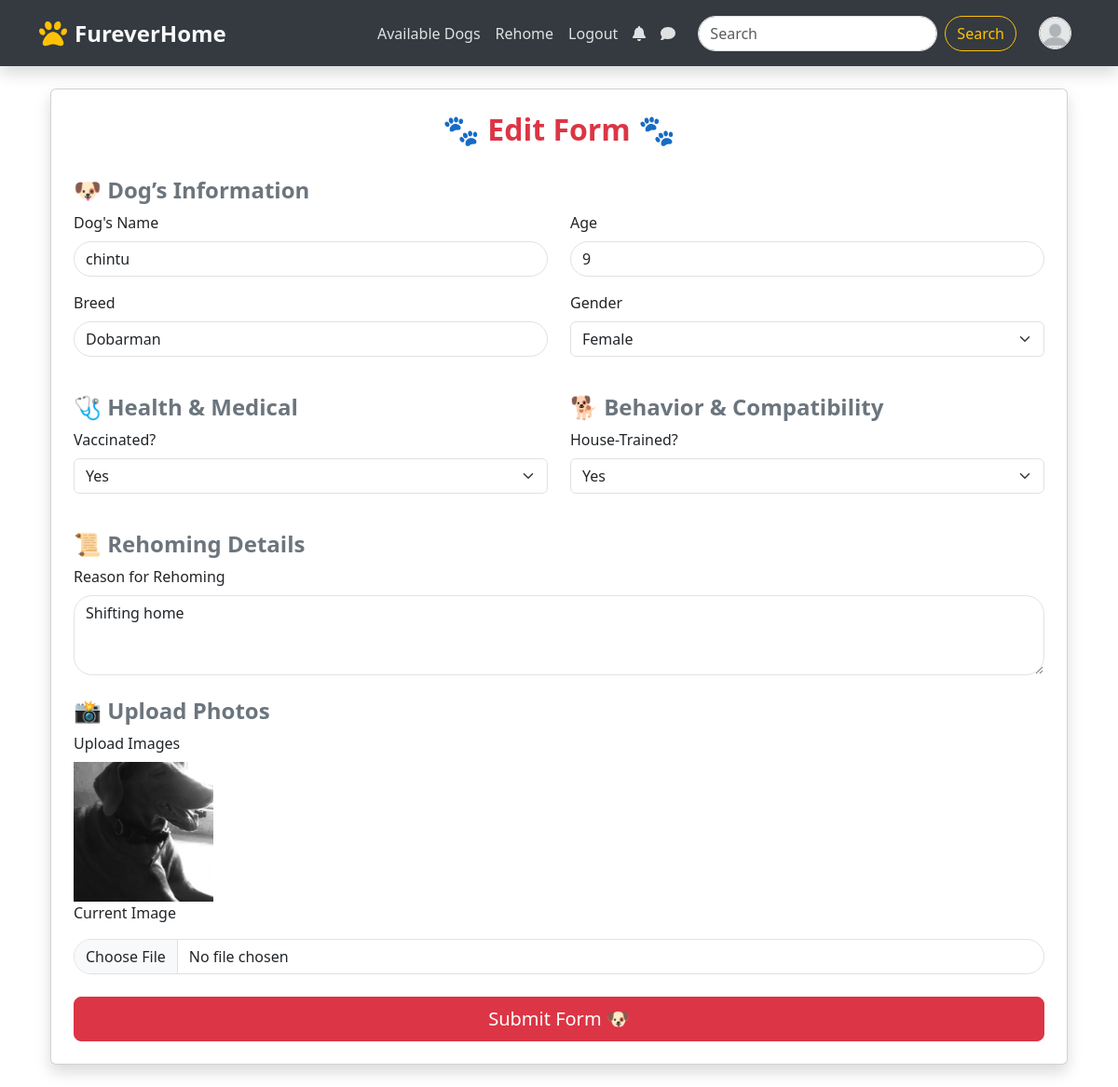
Page /edit/1/ on the committed database.
### dogAdoptionapp/models.py (models this page shows, shortened)
class Dog(models.Model):
    owner = models.ForeignKey(settings.AUTH_USER_MODEL, on_delete=models.CASCADE)
    dog_name = models.CharField(max_length=100)
    age = models.IntegerField()
    breed = models.CharField(max_length=100)
    gender = models.CharField(
        max_length=10,
        choices=[('Male', 'Male'), ('Female', 'Female')]
    )
    vaccinated = models.BooleanField(default=False)
    training = models.BooleanField(default=False)
    reason = models.TextField()
    dog_image = models.ImageField(upload_to="dog_images/", null=True, blank=True)
    is_rehomed = models.BooleanField(default=False)  # Track adoption status
    created_at = models.DateTimeField(auto_now_add=True)  # Store post time
    verification = models.BooleanField(default=False)

### dogAdoptionapp/views.py (the view, shortened to what this page needs)
# urls.py: path('edit/<int:edit_id>/', views.edit),
def edit(request, edit_id):
    a = get_object_or_404(Dog, id=edit_id)
    return render(request, 'edit.html', {'data': a})

### dogAdoptionapp/context_processors.py (called while the page is built)
def notification_counts(request):
    pending_count = 0
    message_count = 0
    if request.user.is_authenticated:
        pending_count = AdoptionRequest.objects.filter(owner=request.user, status="Pending", seen=False).count()
        message_count = Message.objects.filter(recipient=request.user, is_read=False).count()
    return {
        "pending_requests_count": pending_count,
        "new_message_count": message_count,
    }

### template/edit.html (shortened to what this page needs)
{% extends 'mainBase.html' %}
{% load static %}
{% block content %}
<div class="container my-4">
    <div class="card shadow p-4">
        <h2 class="text-center text-danger fw-bold">🐾 Edit Form 🐾</h2>
        <form method="POST" enctype="multipart/form-data">
            <h4 class="mt-4 text-secondary fw-bold">🐶 Dog’s Information</h4>
            <div class="row">
                <div class="col-md-6">
                    <div class="mb-3">
                        <label for="dogName" class="form-label">Dog's Name</label>
                        <input type="text" class="form-control" id="dogName" name="dog_name" value="{{ data.dog_name }}" required>
                    </div>
                    <div class="mb-3">
                        <label for="breed" class="form-label">Breed</label>
                        <input type="text" class="form-control" id="breed" name="breed" value="{{ data.breed }}" required>
                    </div>
                </div>
                <div class="col-md-6">
                    <div class="mb-3">
                        <label for="age" class="form-label">Age</label>
                        <input type="text" class="form-control" id="age" name="age" value="{{ data.age }}" required>
                    </div>
                    <div class="mb-3">
                        <label for="gender" class="form-label">Gender</label>
                        <select class="form-select" id="gender" name="gender">
                            <option {% if data.gender == "Female" %}selected{% endif %}>Female</option>
                        </select>
                    </div>
                </div>
            </div>
            <div class="row">
                <div class="col-md-6">
                    <h4 class="mt-4 text-secondary fw-bold">🩺 Health & Medical</h4>
                    <div class="mb-3">
                        <label for="vaccinated" class="form-label">Vaccinated?</label>
                        <select class="form-select" id="vaccinated" name="vaccinated">
                            <option {% if data.vaccinated == "Yes" %}selected{% endif %}>Yes</option>
                        </select>
                    </div>
                </div>
                <div class="col-md-6">
                    <h4 class="mt-4 text-secondary fw-bold">🐕 Behavior & Compatibility</h4>
                    <div class="mb-3">
                        <label for="training" class="form-label">House-Trained?</label>
                        <select class="form-select" id="training" name="training">
                            <option {% if data.training == "Yes" %}selected{% endif %}>Yes</option>
                        </select>
                    </div>
                </div>
            </div>
            <h4 class="mt-4 text-secondary fw-bold">📜 Rehoming Details</h4>
            <div class="mb-3">
                <label for="reason" class="form-label">Reason for Rehoming</label>
                <textarea class="form-control" id="reason" name="reason" rows="3" required>{{ data.reason }}</textarea>
            </div>
            <h4 class="mt-4 text-secondary fw-bold">📸 Upload Photos</h4>
            <div class="mb-3">
                <label for="dogImage" class="form-label">Upload Images</label>
                {% if data.dog_image %}
                    <div class="mb-2">
                        <img src="{{ data.dog_image.url }}" alt="Current Dog Image" style="width: 150px; height: 150px; object-fit: cover;">
                        <p>Current Image</p>
                    </div>
                {% endif %}
                <input type="file" class="form-control" id="dogImage" name="dog_image">
            </div>
            <div class="text-center mt-4">
                <button type="submit" class="btn btn-danger btn-lg w-100">Submit Form 🐶</button>
            </div>
        </form>
    </div>
</div>
{% endblock %}

### static/css/styles.css (style rules this page uses)
.form-control { border-radius: 20px; }

### rows in the picture
Dog: dog_name "chintu", breed "Dobarman", age "9", gender "Female", reason "Shifting home", dog_image (picture)
